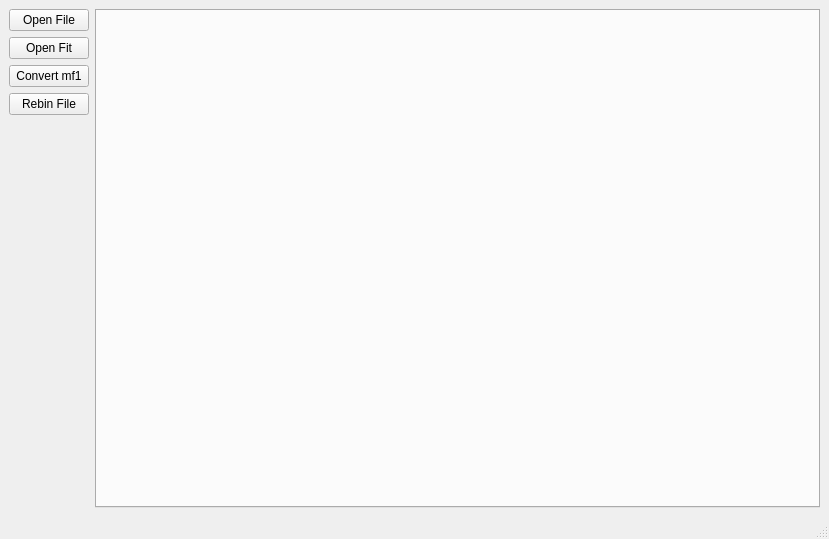
<?xml version="1.0" encoding="UTF-8"?>
<ui version="4.0">
 <class>MainWindow</class>
 <widget class="QMainWindow" name="MainWindow">
  <property name="geometry">
   <rect>
    <x>0</x>
    <y>0</y>
    <width>829</width>
    <height>539</height>
   </rect>
  </property>
  <property name="windowTitle">
   <string>MainWindow</string>
  </property>
  <widget class="QWidget" name="centralwidget">
   <layout class="QGridLayout" name="gridLayout">
    <item row="1" column="0">
     <widget class="QPushButton" name="button_open_fit">
      <property name="text">
       <string>Open Fit</string>
      </property>
     </widget>
    </item>
    <item row="2" column="0">
     <widget class="QPushButton" name="button_convert_mf1">
      <property name="text">
       <string>Convert mf1</string>
      </property>
     </widget>
    </item>
    <item row="3" column="0">
     <widget class="QPushButton" name="button_rebin_file">
      <property name="text">
       <string>Rebin File</string>
      </property>
     </widget>
    </item>
    <item row="0" column="0">
     <widget class="QPushButton" name="button_open_file">
      <property name="text">
       <string>Open File</string>
      </property>
     </widget>
    </item>
    <item row="0" column="1" rowspan="5">
     <widget class="QTabWidget" name="tabWidget">
      <property name="currentIndex">
       <number>-1</number>
      </property>
     </widget>
    </item>
   </layout>
  </widget>
  <widget class="QMenuBar" name="menubar">
   <property name="geometry">
    <rect>
     <x>0</x>
     <y>0</y>
     <width>829</width>
     <height>21</height>
    </rect>
   </property>
  </widget>
  <widget class="QStatusBar" name="statusbar"/>
 </widget>
 <resources/>
 <connections/>
</ui>
